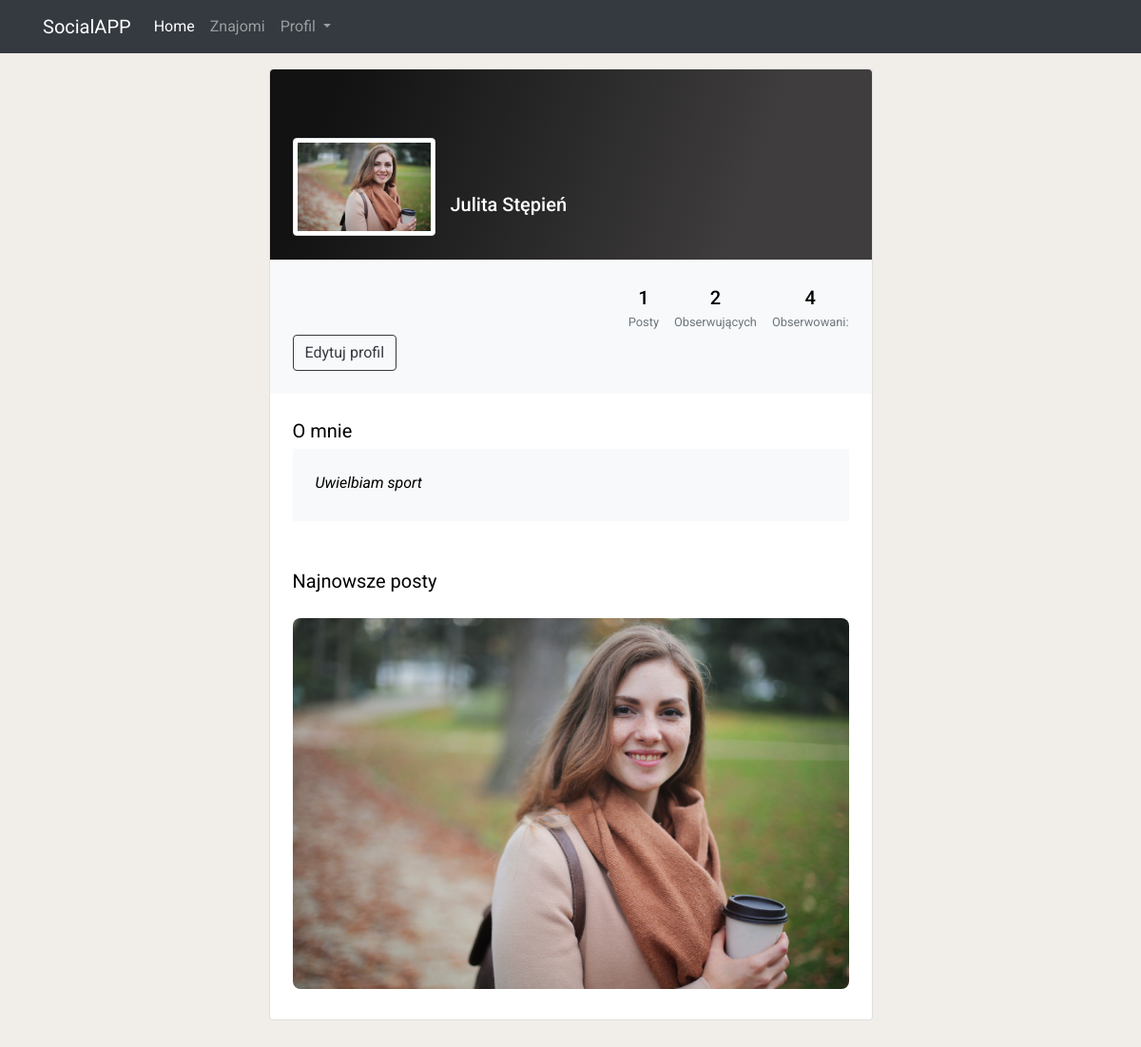
The app's page /your_profile/ (signed in) with its own data.
### App/models.py (models this page shows, shortened)
class UserProfile(models.Model):
    user = models.OneToOneField(User, on_delete=models.CASCADE, related_name='userprofile')
    name = models.CharField(max_length=100)
    last_name = models.CharField(max_length=100)
    email = models.EmailField(null=True)
    creation_date = models.DateTimeField(auto_now_add=True, null=True)
    profile_pic = models.ImageField(default='user_white.png')
    followers = models.ManyToManyField('self',blank=True, symmetrical=False)
    profile_description = models.TextField(max_length=150, null=True, blank=True)
    def __str__(self):
        return f"{self.name} {self.last_name}"

class Post(models.Model):
    userprofile = models.ForeignKey(
        UserProfile, on_delete=models.CASCADE, related_name='posts')
    text = models.TextField()
    creation_date = models.DateTimeField(auto_now_add=True, blank=True, null=True)
    image = models.ImageField(null=True)
    viewCount = models.IntegerField(default=0)
    likes = models.ManyToManyField(UserProfile, blank=True)
    class Meta:
        ordering = ('-creation_date',)

### App/views.py (the view)
# urls.py: path('your_profile/', views.your_profile, name="your_profile"),
@user_passes_test(login_check, login_url='/check/')
def your_profile(request):
    user = UserProfile.objects.get(user=request.user)
    posts = user.posts.all()
    post_counter = posts.count()
    followers = UserProfile.objects.filter(followers=user).count()
    following = user.followers.count()
    context ={
        'user': user,
        'posts': posts,
        'followers': followers,
        'following': following,
        'post_counter': post_counter,
    }
    return render(request, 'App/your_profile.html', context)

### App/views.py (called while the page is built)
def login_check(user):
    return user.is_authenticated

### App/templates/App/your_profile.html (shortened to what this page needs)
{% extends 'App/base.html' %}
{% load crispy_forms_tags %}
{% load static %}
{% block content %}
<br>
<section class="h-100 gradient-custom-2">
    <div class="container py-5 h-100">
      <div class="row d-flex justify-content-center align-items-center h-100">
        <div class="col col-lg-9 col-xl-7">
          <div class="card">
            <div class="rounded-top text-white d-flex flex-row" style="background: linear-gradient(109.6deg, rgba(0, 0, 0, 0.93) 11.2%, rgb(63, 61, 61) 78.9%); height:200px;">
              <div class="ms-4 mt-5 d-flex flex-column" style="width: 150px;">
                <img src="{{ user.profile_pic.url }}"
                  alt="Generic placeholder image" class="img-fluid img-thumbnail mt-4 mb-2"
                  style="width: 150px; z-index: 1">
              </div>
              <div class="ms-3" style="margin-top: 130px;">
                <h5>{{ user }}</h5>
              </div>
            </div>
            <div class="p-4 text-black" style="background-color: #f8f9fa;">
              <div class="d-flex justify-content-end text-center py-1">
                <div>
                  <p class="mb-1 h5">{{post_counter}}</p>
                  <p class="small text-muted mb-0">Posty</p>
                </div>
                <div class="px-3">
                  <p class="mb-1 h5">{{followers}}</p>
                  <p class="small text-muted mb-0">Obserwujących</p>
                </div>
                <div>
                  <p class="mb-1 h5">{{following}}</p>
                  <p class="small text-muted mb-0">Obserwowani:</p>
                </div>
              </div>
              <a href="{% url 'edit_profile' %}"><button type="button" class="btn btn-outline-dark" data-mdb-ripple-color="dark"
                  style="z-index: 1;">
                  Edytuj profil
                </button></a>
            </div>
            <div class="card-body p-4 text-black">
              <div class="mb-5">
                <p class="lead fw-normal mb-1">O mnie</p>
                <div class="p-4" style="background-color: #f8f9fa;">
                    {% if user.profile_description is None %}
                    {% else %}
                    <p class="font-italic mb-1">{{user.profile_description}}</p>
                    {% endif %}
                </div>
              </div>
              <div class="d-flex justify-content-between align-items-center mb-4">
                <p class="lead fw-normal mb-0">Najnowsze posty</p>
              </div>
              {% for post in posts %}
              <div class="row g-2">
                <div class="col mb-2">
                  <a href="{% url 'post' post.id %}"><img src="{{post.image.url}}"
                    alt="image 1" class="w-100 rounded-3"></a>
                </div>
              </div>
              {% endfor %}
            </div>
          </div>
        </div>
      </div>
    </div>
  </section>
{% endblock %}

### static/css/main.css (style rules this page uses)
body { background: #f1eee9; font-family: "Roboto", sans-serif; }

### records on screen
UserProfile: profile_pic (picture), name+last_name "Julita Stępień", profile_description "Uwielbiam sport"
Post: image (picture)

### other values on screen
{{ post_counter }} "1"
{{ followers }} "2"
{{ following }} "4"
